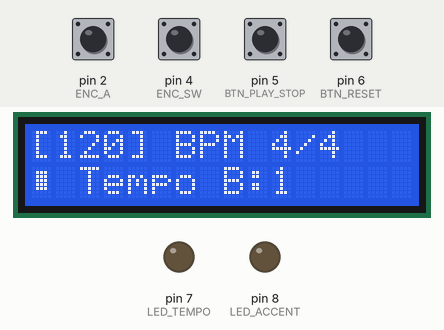
This sketch was run on a simulated Arduino Uno, built with avr-gcc and run on an emulated ATmega328P. Shown: 16×2 character LCD, output pins drawn as LEDs (lit = HIGH). Dashed ring = blinking. The inputs (shaded band) are chosen by the test bench; at power-on: pin 2 (ENC_A), pin 4 (ENC_SW), pin 5 (BTN_PLAY_STOP), pin 6 (BTN_RESET) HIGH.

Above: at 1.3 s.
1.4 s: pin 5 (BTN_PLAY_STOP) pulled LOW for 0.15 s
At 1.72 s:
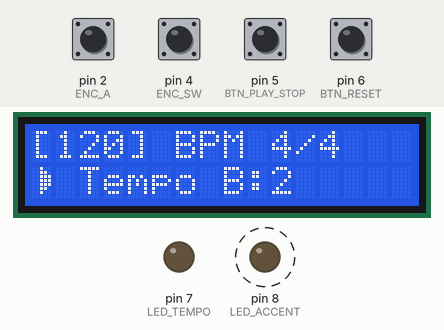
2.1 s: pin 4 (ENC_SW) pulled LOW for 0.15 s
At 2.3 s:
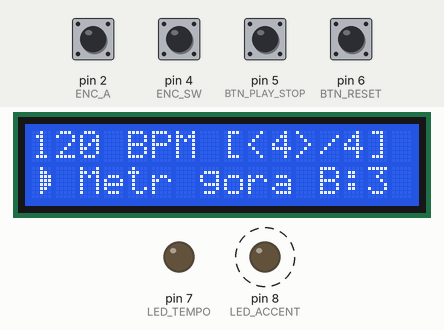
2.8 s: pin 4 (ENC_SW) pulled LOW for 1 s
At 3.59 s:
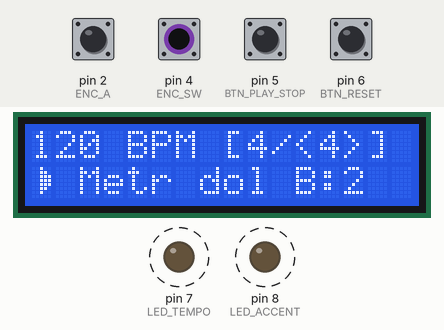
4.4 s: pin 4 (ENC_SW) pulled LOW for 0.15 s
At 4.72 s:
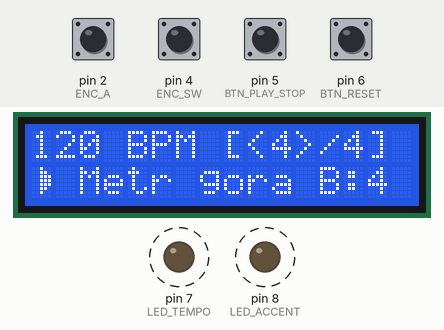
5.1 s: pin 5 (BTN_PLAY_STOP) pulled LOW for 1 s
At 6.8 s:
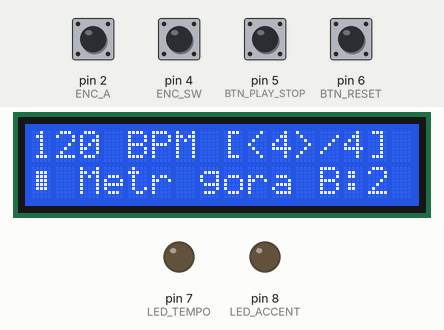
7.6 s: pin 4 (ENC_SW) pulled LOW for 3.2 s
At 12.1 s:
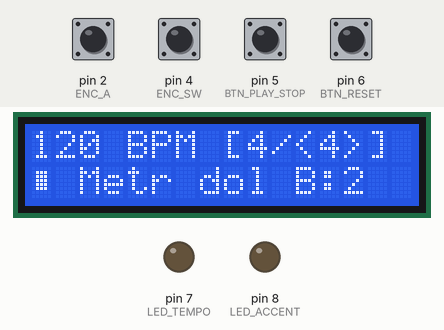
Timing chart, 0 to 13.3 s (numbered marks = the images above; inputs shaded):
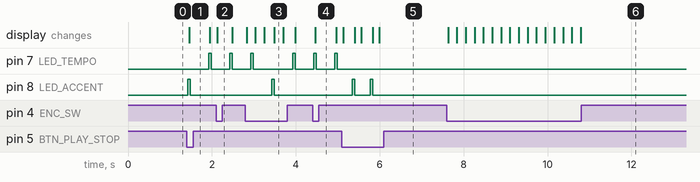

Measured:
- after the input at 1.4 s, pin 7 (LED_TEMPO): LOW → HIGH after 0.53 s, → LOW 0.06 s later; pin 8 (LED_ACCENT): LOW → HIGH at once, → LOW 0.06 s later; the display: changes after 0.05 s (image 1)
- after the input at 2.1 s, the display: changes at once (image 2)
- after the input at 2.8 s, the display: first changes at once (image 3 shows a later state)
- after the input at 4.4 s, the display: changes after 0.07 s (image 4)
- after the input at 5.1 s, pin 7 (LED_TEMPO): stops changing and stays LOW; pin 8 (LED_ACCENT): alternates HIGH for 0.06 s and LOW for 0.37 s, 4 changes in all, then stays LOW, starting after 0.25 s; the display: first changes at once (image 5 shows a later state)
- after the input at 7.6 s, the display: changes at once (image 6)

The sketch:

metronom_arduino.ino
```cpp
/*
  PROSTY METRONOM NA ARDUINO

  Funkcje:
  - regulacja tempa BPM enkoderem
  - edycja górnej liczby metrum od 1 do 16
  - edycja dolnej liczby metrum od 1 do 16
  - przycisk PLAY / STOP
  - przycisk RESET
  - LCD 16x2 przez I2C
  - LED tempa
  - LED akcentu


  Uwaga muzyczna:
  BPM oznacza szybkość pojedynczego kliknięcia metronomu.
  Dla 7/8 metronom kliknie 7 razy w takcie.
  Dla 11/16 metronom kliknie 11 razy w takcie.
*/

#include <Wire.h>
#include <LiquidCrystal_I2C.h>

/*
  Wyświetlacz LCD I2C

  Najczęstszy adres modułu LCD I2C to 0x27.
  Jeśli ekran nie działa, możliwy adres to np. 0x3F.
*/
LiquidCrystal_I2C lcd(0x27, 16, 2);

/*
  PINOUT

  Arduino Uno / Nano:

  Enkoder:
  D2 - enkoder A
  D3 - enkoder B
  D4 - przycisk enkodera

  Przyciski:
  D5 - przycisk PLAY / STOP
  D6 - przycisk RESET

  LED:
  D7 - LED zwykłego uderzenia tempa
  D8 - LED akcentu

  LCD I2C:
  A4 - SDA
  A5 - SCL
  5V - zasilanie LCD
  GND - masa

  Przyciski i enkoder podłączamy do masy.
  W kodzie używamy INPUT_PULLUP, więc nie trzeba zewnętrznych rezystorów podciągających.
*/

const int ENC_A = 2;
const int ENC_B = 3;
const int ENC_SW = 4;

const int BTN_PLAY_STOP = 5;
const int BTN_RESET = 6;

const int LED_TEMPO = 7;
const int LED_ACCENT = 8;

/*
  Tryby edycji

  EDIT_TEMPO - enkoder zmienia tempo BPM
  EDIT_METER_TOP - enkoder zmienia górną liczbę metrum
  EDIT_METER_BOTTOM - enkoder zmienia dolną liczbę metrum
*/
enum EditMode {
  EDIT_TEMPO,
  EDIT_METER_TOP,
  EDIT_METER_BOTTOM
};

EditMode editMode = EDIT_TEMPO;

/*
  Parametry metronomu
*/
int bpm = 120;

/*
  Metrum

  meterTop - górna liczba metrum, np. 3 w 3/4
  meterBottom - dolna liczba metrum, np. 4 w 3/4

  Zakres:
  1/1 do 16/16
*/
int meterTop = 4;
int meterBottom = 4;

int currentBeat = 1;

bool playing = false;

/*
  Enkoder
*/
int lastEncA = HIGH;

/*
  Zegar metronomu

  lastBeatTime - czas ostatniego uderzenia
  beatInterval - odstęp między kliknięciami w milisekundach
*/
unsigned long lastBeatTime = 0;
unsigned long beatInterval = 500;

/*
  LED

  LED zapala się tylko na krótki czas,
  a potem jest automatycznie gaszony.
*/
unsigned long ledTempoOnTime = 0;
unsigned long ledAccentOnTime = 0;

const unsigned long ledFlashTime = 60;

/*
  Debounce przycisków

  Prosta ochrona przed drganiami styków.
*/
unsigned long lastEncoderButtonTime = 0;
unsigned long lastPlayButtonTime = 0;
unsigned long lastResetButtonTime = 0;

const unsigned long debounceDelay = 180;

/*
  Własne znaki LCD

  Znak 0 - ikona PLAY
  Znak 1 - ikona STOP
*/
byte playIcon[8] = {
  B00100,
  B00110,
  B00111,
  B00111,
  B00111,
  B00110,
  B00100,
  B00000
};

byte stopIcon[8] = {
  B00000,
  B01110,
  B01110,
  B01110,
  B01110,
  B01110,
  B00000,
  B00000
};

void setup() {
  pinMode(ENC_A, INPUT_PULLUP);
  pinMode(ENC_B, INPUT_PULLUP);
  pinMode(ENC_SW, INPUT_PULLUP);

  pinMode(BTN_PLAY_STOP, INPUT_PULLUP);
  pinMode(BTN_RESET, INPUT_PULLUP);

  pinMode(LED_TEMPO, OUTPUT);
  pinMode(LED_ACCENT, OUTPUT);

  digitalWrite(LED_TEMPO, LOW);
  digitalWrite(LED_ACCENT, LOW);

  lcd.init();
  lcd.backlight();

  lcd.createChar(0, playIcon);
  lcd.createChar(1, stopIcon);

  updateBeatInterval();
  drawDisplay();
}

void loop() {
  readEncoder();
  readEncoderButton();
  readPlayStopButton();
  readResetButton();

  runMetronome();
  updateLeds();
}

/*
  Obsługa enkodera

  Obrót enkodera zmienia aktualnie wybraną wartość:
  - tempo BPM
  - górną liczbę metrum
  - dolną liczbę metrum
*/
void readEncoder() {
  int encA = digitalRead(ENC_A);

  if (encA != lastEncA && encA == LOW) {
    int direction;

    if (digitalRead(ENC_B) == HIGH) {
      direction = 1;
    } else {
      direction = -1;
    }

    changeCurrentValue(direction);
    drawDisplay();
  }

  lastEncA = encA;
}

/*
  Przycisk enkodera

  Przełącza tryb edycji:
  TEMPO -> GÓRA METRUM -> DÓŁ METRUM -> TEMPO
*/
void readEncoderButton() {
  if (digitalRead(ENC_SW) == LOW) {
    if (millis() - lastEncoderButtonTime > debounceDelay) {
      nextEditMode();
      drawDisplay();
      lastEncoderButtonTime = millis();
    }
  }
}

/*
  Przycisk PLAY / STOP

  Uruchamia albo zatrzymuje metronom.
*/
void readPlayStopButton() {
  if (digitalRead(BTN_PLAY_STOP) == LOW) {
    if (millis() - lastPlayButtonTime > debounceDelay) {
      playing = !playing;

      if (playing) {
        resetBar();

        // Pierwsze uderzenie pojawi się od razu po PLAY.
        lastBeatTime = millis() - beatInterval;
      } else {
        digitalWrite(LED_TEMPO, LOW);
        digitalWrite(LED_ACCENT, LOW);
      }

      drawDisplay();
      lastPlayButtonTime = millis();
    }
  }
}

/*
  Przycisk RESET

  Resetuje licznik taktu do pierwszego uderzenia.
*/
void readResetButton() {
  if (digitalRead(BTN_RESET) == LOW) {
    if (millis() - lastResetButtonTime > debounceDelay) {
      resetBar();

      if (playing) {
        flashBeat();
      }

      drawDisplay();
      lastResetButtonTime = millis();
    }
  }
}

/*
  Zmiana trybu edycji
*/
void nextEditMode() {
  if (editMode == EDIT_TEMPO) {
    editMode = EDIT_METER_TOP;
  } else if (editMode == EDIT_METER_TOP) {
    editMode = EDIT_METER_BOTTOM;
  } else {
    editMode = EDIT_TEMPO;
  }
}

/*
  Zmiana wartości enkoderem
*/
void changeCurrentValue(int direction) {
  if (editMode == EDIT_TEMPO) {
    bpm += direction;

    if (bpm < 30) bpm = 30;
    if (bpm > 300) bpm = 300;

    updateBeatInterval();
  }

  else if (editMode == EDIT_METER_TOP) {
    meterTop += direction;

    if (meterTop < 1) meterTop = 1;
    if (meterTop > 16) meterTop = 16;

    resetBar();
  }

  else if (editMode == EDIT_METER_BOTTOM) {
    meterBottom += direction;

    if (meterBottom < 1) meterBottom = 1;
    if (meterBottom > 16) meterBottom = 16;

    resetBar();
  }
}

/*
  Obliczanie czasu między uderzeniami

  60000 ms = jedna minuta.
  Przy 120 BPM jedno kliknięcie trwa 500 ms.

  W tej wersji BPM oznacza szybkość kliknięcia,
  niezależnie od dolnej liczby metrum.
*/
void updateBeatInterval() {
  beatInterval = 60000UL / bpm;
}

/*
  Działanie metronomu
*/
void runMetronome() {
  if (!playing) return;

  unsigned long now = millis();

  if (now - lastBeatTime >= beatInterval) {
    lastBeatTime = now;

    flashBeat();

    currentBeat++;
    if (currentBeat > meterTop) {
      currentBeat = 1;
    }

    drawDisplay();
  }
}

/*
  Reset taktu
*/
void resetBar() {
  currentBeat = 1;
}

/*
  Sprawdzenie, czy aktualne uderzenie ma być akcentowane

  W tej wersji podstawowej akcentujemy pierwsze uderzenie taktu.

  Dla metrum ósemkowych i szesnastkowych można później dodać
  dodatkowe akcenty, np. 6/8 jako 1 i 4 albo 7/8 jako 1, 4 i 6.
*/
bool isAccentBeat() {
  return currentBeat == 1;
}

/*
  Błysk LED dla uderzenia

  Uderzenie akcentowane zapala LED_ACCENT.
  Pozostałe uderzenia zapalają LED_TEMPO.
*/
void flashBeat() {
  if (isAccentBeat()) {
    digitalWrite(LED_ACCENT, HIGH);
    ledAccentOnTime = millis();
  } else {
    digitalWrite(LED_TEMPO, HIGH);
    ledTempoOnTime = millis();
  }
}

/*
  Gaszenie LED
*/
void updateLeds() {
  unsigned long now = millis();

  if (digitalRead(LED_TEMPO) == HIGH && now - ledTempoOnTime >= ledFlashTime) {
    digitalWrite(LED_TEMPO, LOW);
  }

  if (digitalRead(LED_ACCENT) == HIGH && now - ledAccentOnTime >= ledFlashTime) {
    digitalWrite(LED_ACCENT, LOW);
  }
}

/*
  Wyświetlanie na LCD

  Linia 1:
  BPM i metrum.

  Linia 2:
  PLAY/STOP, aktualny tryb edycji i aktualne uderzenie.
*/
void drawDisplay() {
  lcd.clear();

  lcd.setCursor(0, 0);

  if (editMode == EDIT_TEMPO) lcd.print("[");
  lcd.print(bpm);
  if (editMode == EDIT_TEMPO) lcd.print("]");

  lcd.print(" BPM ");

  if (editMode == EDIT_METER_TOP || editMode == EDIT_METER_BOTTOM) {
    lcd.print("[");
  }

  if (editMode == EDIT_METER_TOP) lcd.print("<");
  lcd.print(meterTop);
  if (editMode == EDIT_METER_TOP) lcd.print(">");

  lcd.print("/");

  if (editMode == EDIT_METER_BOTTOM) lcd.print("<");
  lcd.print(meterBottom);
  if (editMode == EDIT_METER_BOTTOM) lcd.print(">");

  if (editMode == EDIT_METER_TOP || editMode == EDIT_METER_BOTTOM) {
    lcd.print("]");
  }

  lcd.setCursor(0, 1);

  if (playing) {
    lcd.write(byte(0));
  } else {
    lcd.write(byte(1));
  }

  lcd.print(" ");

  if (editMode == EDIT_TEMPO) {
    lcd.print("Tempo");
  } else if (editMode == EDIT_METER_TOP) {
    lcd.print("Metr gora");
  } else {
    lcd.print("Metr dol");
  }

  lcd.print(" B:");
  lcd.print(currentBeat);
}
```
